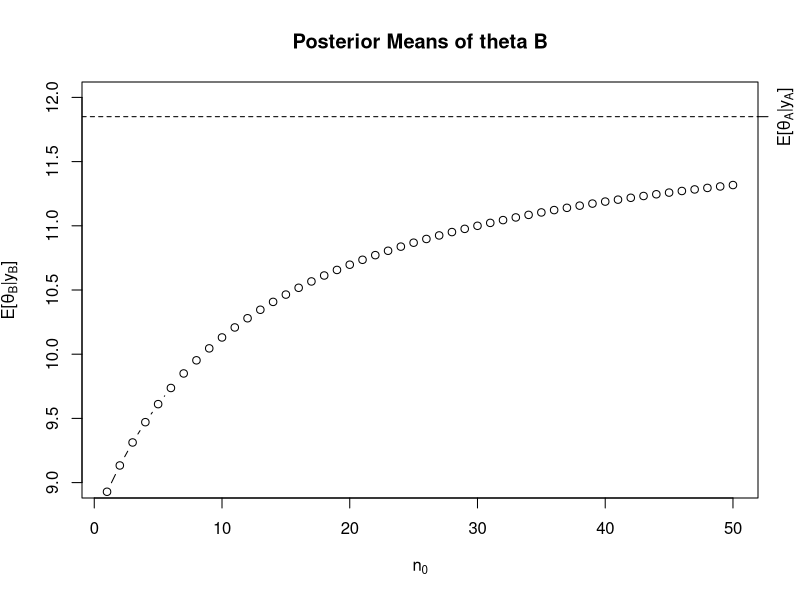
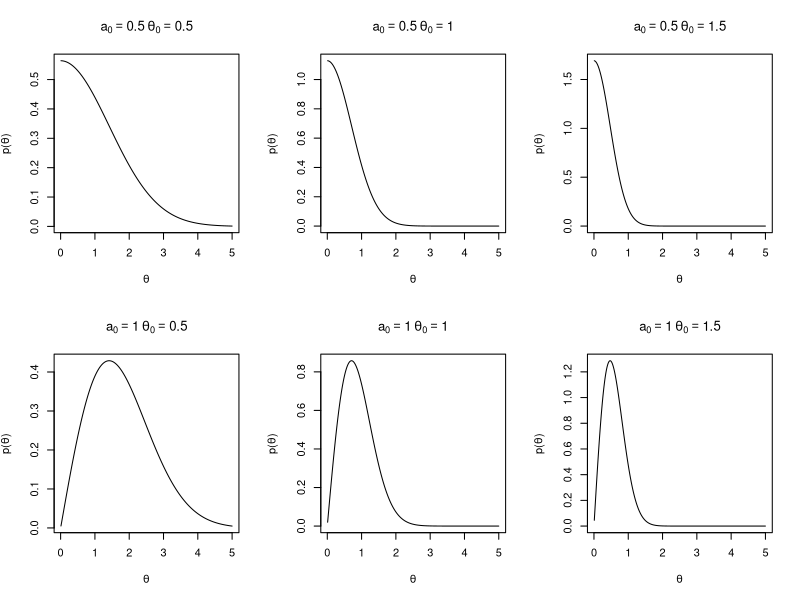
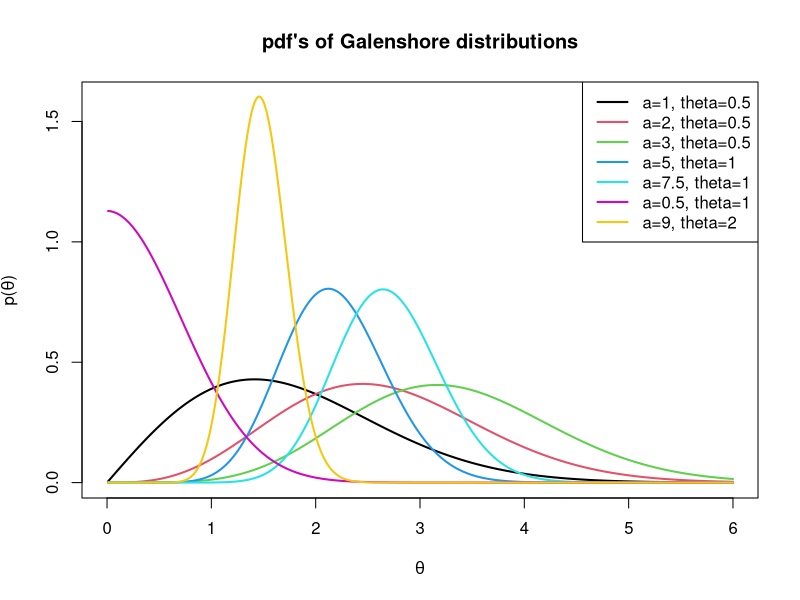
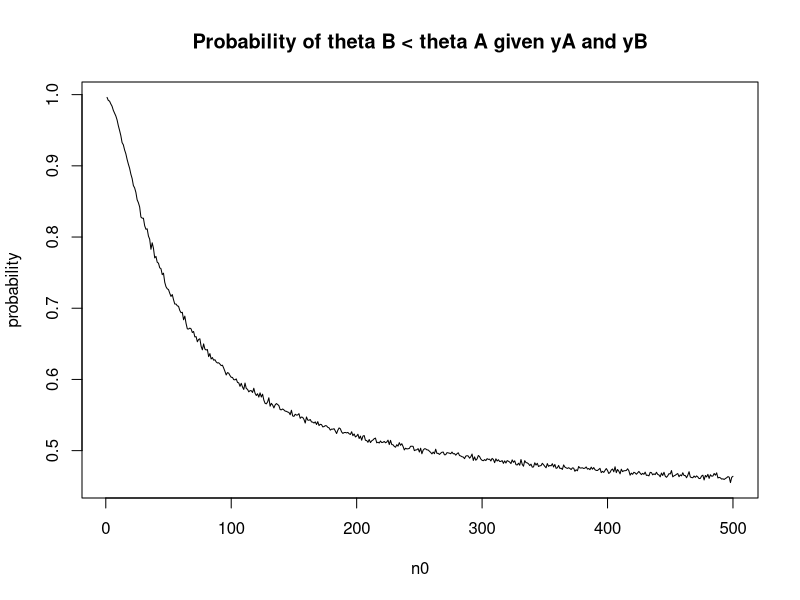
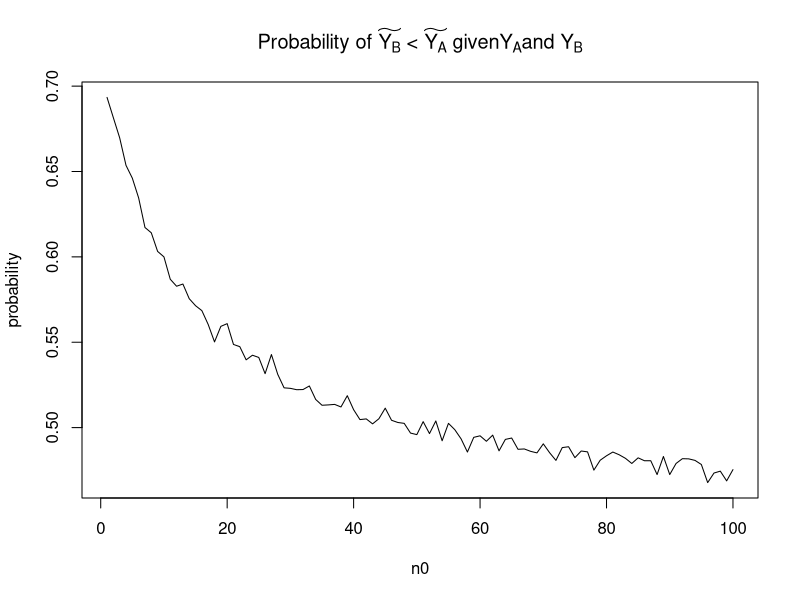

The R script that drew these images, in order:
## ---- chunk 1
knitr::opts_chunk$set(echo = TRUE)
library(dplyr)
library(purrr)
## ---- chunk 2
y.a = c(12,9,12,14,13,13,15,8,15,6) #observation of A
y.b = c(11,11,10,9,9,8,7,10,6,8,8,9,7) #observation of B
al_0.a = 120 #prior para of A
be_0.a = 10 #prior para of A
al_0.b = 12 #prior para of B
be_0.b = 1 #prior para of B
al_p.a = al_0.a + sum(y.a) #posterior para of A
be_p.a = be_0.a + length(y.a) #posterior para of A
al_p.b = al_0.b + sum(y.b) #posterior para of B
be_p.b = be_0.b + length(y.b) #posterior para of B
m_p.a = al_p.a/be_p.a #posterior mean of A
m_p.b = al_p.b/be_p.b #posterior mean of B
v_p.a = al_p.a/be_p.a^2 #posterior var of A
v_p.b = al_p.b/be_p.b^2 #posterior var of B
ci_p.a = qgamma(c(0.025, 0.975), al_p.a, be_p.a) #.95 CI of A
ci_p.b = qgamma(c(0.025, 0.975), al_p.b, be_p.b) #.95 CI of B
stat = data.frame(mean = c(m_p.a, m_p.b), var = c(v_p.a, v_p.b),
                  CI = rbind(ci_p.a, ci_p.b))
rownames(stat) = c('thetaA', 'thetaB')
colnames(stat)[3:4] = c('CI.lower', 'CI.upper')
knitr::kable(stat, digits = 2, caption = 'Posterior Means, variances and CI\'s')
## ---- chunk 3
n_0 = 1:50
y.b = c(11,11,10,9,9,8,7,10,6,8,8,9,7) #observation of B
al_0.b = 12*n_0 #prior para of B
be_0.b = n_0 #prior para of B
al_p.b = al_0.b + sum(y.b) #posterior para of B
be_p.b = be_0.b + length(y.b) #posterior para of B
m_p.b = al_p.b/be_p.b #posterior mean of B

plot(n_0, m_p.b, type = 'b', ylim = c(9,12), 
     xlab = expression(n[0]),
     ylab = expression(paste("E[", theta[B], "|", y[B], "]", sep = "")),
     main = 'Posterior Means of theta B')
abline(h = m_p.a, lty = 2)
axis(4, m_p.a, expression(paste("E[", theta[A], "|", y[A], "]", sep = "")))
## ---- chunk 4
dgal = function(x, a, theta) {
  (2/gamma(a)) * (theta^(2*a)) * x^{2*a-1} *exp(-theta^2*x^2)
}

theta = seq(0.01, 5, by = 0.01)
a0 = c(0.5,1)
theta0 = seq(0.5, 1.5, by = 0.5)
par(mfrow=c(length(a0), length(theta0)))
for (i in 1:length(a0)) {
  for (j in 1:length(theta0)) {
  plot(theta, dgal(theta, a0[i],theta0[j]), type = 'l',
  xlab = expression(theta), ylab = expression(
    paste('p(',theta, ')', sep = '')),
  main = bquote(a[0] == .(a0[i]) ~ theta[0] == .(theta0[j])))
  }
}

theta = seq(0.01, 6, by = 0.01)
a0 = c(1, 2, 3, 5, 7.5, 0.5, 9)
theta0 = c(rep(0.5, 3), rep(1, 3), 2)
par(mfrow=c(1,1))
plot(NA, xlim=c(0,6),ylim = c(0,1.6), xlab = expression(theta), ylab = expression(
    paste('p(', theta, ')', sep = '')),
  main = 'pdf\'s of Galenshore distributions')
legend = NULL
for(i in 1:length(a0)) {
  lines(theta, dgal(theta, a0[i],theta0[i])
        , col = i, lwd = 2)
  legend = c(legend, (paste('a=', a0[i], ', ', 'theta', '=', theta0[i], sep = '')))
}

legend('topright', legend = legend, lwd = 2, col=1:7)
## ---- chunk 5
n = 5000
set.seed(1)
th1 = rbeta(n , 58, 44)
th2 = rbeta(n , 31, 21)
(est = mean(th1 < th2))
## ---- chunk 6
y.a = c(12,9,12,14,13,13,15,8,15,6) #observation of A
y.b = c(11,11,10,9,9,8,7,10,6,8,8,9,7) #observation of B
al_0.a = 120 #prior para of A
be_0.a = 10 #prior para of A
al_0.b = 12 #prior para of B
be_0.b = 1 #prior para of B
al_p.a = al_0.a + sum(y.a) #posterior para of A
be_p.a = be_0.a + length(y.a) #posterior para of A
al_p.b = al_0.b + sum(y.b) #posterior para of B
be_p.b = be_0.b + length(y.b) #posterior para of B
n = 10000
set.seed(1)
th_a = rgamma(n, al_p.a, be_p.a)
th_b = rgamma(n, al_p.b, be_p.b)
(pr = mean(th_b < th_a))
## ---- chunk 7
n = 10000
n_0 = 1:10
set.seed(1)
al_0.b = 12*n_0 #prior para of B
be_0.b = n_0 #prior para of B
al_p.b = al_0.b + sum(y.b) #posterior para of B
be_p.b = be_0.b + length(y.b) #posterior para of B
th_a = rgamma(n, al_p.a, be_p.a)
th_b = sapply(n_0, function(x) rgamma(n, al_p.b[x], be_p.b[x]))
(pr = colMeans(th_b < th_a)) #prob of thetab < thetaa

n_0 = 1:500
al_0.b = 12*n_0 #prior para of B
be_0.b = n_0 #prior para of B
al_p.b = al_0.b + sum(y.b) #posterior para of B
be_p.b = be_0.b + length(y.b) #posterior para of B
th_a = rgamma(n, al_p.a, be_p.a)
th_b = sapply(n_0, function(x) rgamma(n, al_p.b[x], be_p.b[x]))
pr = colMeans(th_b < th_a)
plot(n_0, pr, type = 'l', xlab = 'n0', ylab = 'probability',
     main = 'Probability of theta B < theta A given yA and yB')
## ---- chunk 8
# repeat a
n = 10000
set.seed(1)
al_0.b = 12 #prior para of B
be_0.b = 1 #prior para of B
al_p.b = al_0.b + sum(y.b) #posterior para of B
be_p.b = be_0.b + length(y.b) #posterior para of B
th_a = rgamma(n, al_p.a, be_p.a)
th_b = rgamma(n, al_p.b, be_p.b)
y_a = sapply(th_a, function(x) rpois(1, x))
y_b = sapply(th_b, function(x) rpois(1, x))
(pr = mean(y_b < y_a)) #prob of thetab < thetaa
## ---- chunk 9
#repeat b
set.seed(1)
n_0 = 1:100
al_0.b = 12*n_0 #prior para of B
be_0.b = n_0 #prior para of B
al_p.b = al_0.b + sum(y.b) #posterior para of B
be_p.b = be_0.b + length(y.b) #posterior para of B
th_a = rgamma(n, al_p.a, be_p.a)
th_b = sapply(n_0, function(x) rgamma(n, al_p.b[x], be_p.b[x]))
y_a = sapply(th_a, function(x) rpois(1, x))
y_b = apply(th_b, MARGIN = 1:2, function(x) rpois(1, x))
pr = colMeans(y_b < y_a)
plot(n_0, pr, type = 'l', xlab = 'n0', ylab = 'probability',
     main = expression(paste('Probability of ',
                             widetilde(Y[B]), ' < ', widetilde(Y[A]), 
                             ' given', Y[A], 'and ', Y[B], seq='')) )
